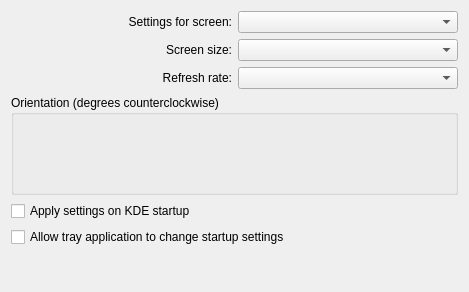
<?xml version="1.0" encoding="UTF-8"?>
<ui version="4.0">
 <class>LegacyRandRConfigBase</class>
 <widget class="QWidget" name="LegacyRandRConfigBase">
  <property name="geometry">
   <rect>
    <x>0</x>
    <y>0</y>
    <width>469</width>
    <height>292</height>
   </rect>
  </property>
  <property name="windowTitle">
   <string>Screen Resize and Rotate Settings</string>
  </property>
  <property name="whatsThis">
   <string>If this option is enabled, options set by the system tray applet will be saved and loaded when KDE starts instead of being temporary.</string>
  </property>
  <layout class="QVBoxLayout">
   <item>
    <layout class="QHBoxLayout">
     <item>
      <widget class="QLabel" name="screenLabel">
       <property name="text">
        <string>Settings for screen:</string>
       </property>
       <property name="alignment">
        <set>Qt::AlignRight|Qt::AlignTrailing|Qt::AlignVCenter</set>
       </property>
       <property name="buddy">
        <cstring>screenCombo</cstring>
       </property>
      </widget>
     </item>
     <item>
      <widget class="KComboBox" name="screenCombo">
       <property name="whatsThis">
        <string>The screen whose settings you would like to change can be selected using this drop-down list.</string>
       </property>
      </widget>
     </item>
    </layout>
   </item>
   <item>
    <layout class="QHBoxLayout">
     <item>
      <widget class="QLabel" name="sizeLabel">
       <property name="text">
        <string>Screen size:</string>
       </property>
       <property name="alignment">
        <set>Qt::AlignRight|Qt::AlignTrailing|Qt::AlignVCenter</set>
       </property>
       <property name="buddy">
        <cstring>sizeCombo</cstring>
       </property>
      </widget>
     </item>
     <item>
      <widget class="KComboBox" name="sizeCombo">
       <property name="whatsThis">
        <string>The size, otherwise known as the resolution, of your screen can be selected from this drop-down list.</string>
       </property>
      </widget>
     </item>
    </layout>
   </item>
   <item>
    <layout class="QHBoxLayout">
     <item>
      <widget class="QLabel" name="rateLabel">
       <property name="text">
        <string>Refresh rate:</string>
       </property>
       <property name="alignment">
        <set>Qt::AlignRight|Qt::AlignTrailing|Qt::AlignVCenter</set>
       </property>
      </widget>
     </item>
     <item>
      <widget class="KComboBox" name="rateCombo">
       <property name="whatsThis">
        <string>The refresh rate of your screen can be selected from this drop-down list.</string>
       </property>
      </widget>
     </item>
    </layout>
   </item>
   <item>
    <widget class="QGroupBox" name="rotationGroup">
     <property name="minimumSize">
      <size>
       <width>0</width>
       <height>100</height>
      </size>
     </property>
     <property name="whatsThis">
      <string>The options in this section allow you to change the rotation of your screen.</string>
     </property>
     <property name="title">
      <string>Orientation (degrees counterclockwise)</string>
     </property>
    </widget>
   </item>
   <item>
    <widget class="QCheckBox" name="applyOnStartup">
     <property name="whatsThis">
      <string>If this option is enabled the size and orientation settings will be used when KDE starts.</string>
     </property>
     <property name="text">
      <string>Apply settings on KDE startup</string>
     </property>
    </widget>
   </item>
   <item>
    <widget class="QCheckBox" name="syncTrayApp">
     <property name="text">
      <string>Allow tray application to change startup settings</string>
     </property>
    </widget>
   </item>
   <item>
    <spacer>
     <property name="orientation">
      <enum>Qt::Vertical</enum>
     </property>
     <property name="sizeHint" stdset="0">
      <size>
       <width>20</width>
       <height>40</height>
      </size>
     </property>
    </spacer>
   </item>
  </layout>
 </widget>
 <customwidgets>
  <customwidget>
   <class>KComboBox</class>
   <extends>QComboBox</extends>
   <header>kcombobox.h</header>
  </customwidget>
 </customwidgets>
 <connections/>
</ui>
